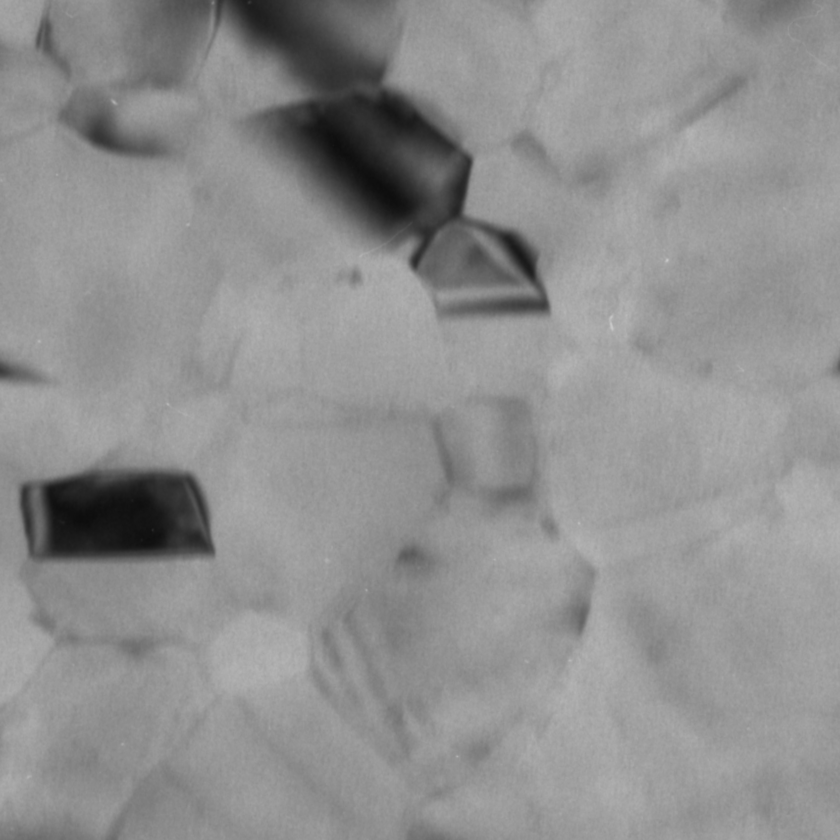
#> input picture tools/slidingwindow/img/01.png, 840 x 840 px, shrunk from 1664 x 1664 before the run
$ python sliding_crop.py
#> lines starting #> are read from the running program, lines starting #| are printed output that depends on the picture
### tools/slidingwindow/src/generate_coords.py
'''Generate Coords
You need to specify either the img_dims or win_dims, to return the coords to crop or recombine from
'''
import numpy as np

def generate_coords(grid_slices, sub_slices, img_dims = None, win_dims = None):
    '''Generate Coords
    '''
    if img_dims is not None:
        win_dims = (img_dims[0] // grid_slices, img_dims[1] // grid_slices)
    elif win_dims is not None:
        img_dims = (win_dims[0] * grid_slices, win_dims[1] * grid_slices)
    else:
        raise ValueError("Either img_dims or win_dims must be specified")

    sub_coords = []
    for y_offset in np.linspace(0, win_dims[0], sub_slices, endpoint=False, dtype=int):
        for x_offset in np.linspace(0, win_dims[1], sub_slices, endpoint=False, dtype=int):
            sub_coords.append((x_offset, y_offset))

    coords = []
    for y in np.linspace(0, img_dims[1], grid_slices, endpoint=False, dtype=int):
        for x in np.linspace(0, img_dims[0], grid_slices, endpoint=False, dtype=int):
            for sub in sub_coords:
                point = (x + sub[0], y + sub[1])
                if point[0] + win_dims[0] > img_dims[0] or point[1] + win_dims[1] > img_dims[1]:
                    continue
                coords.append(point)

    return coords

### tools/slidingwindow/src/crop.py
"""Crop
Returns image cropped with dims dimensions at coords from the upper left
"""

def crop(img, coord, dims):
    """Crop
    """
    if coord[0] + dims[0] > img.shape[0] or \
        coord[1] + dims[1] > img.shape[1]:
        print("Error: Crop dims went out of bounds, skipping image")
        return None

    crop_img = img[coord[0]:coord[0]+dims[0], coord[1]:coord[1]+dims[1]]
    return crop_img

### tools/slidingwindow/sliding_crop.py
'''Sliding Window Crop
Command Line Usage

    % python3 autocrop.py <input img> <slices> <sub slices> <starting index> <output file dir>

Or you can come in here and edit the values and run it without arguments

See readme for a better explanation about these things
'''

import sys
from skimage import io
from src.crop import crop
from src.generate_coords import generate_coords
from time import time

IMG_PATH = 'img/01.png'
SLICES = 2
SUB_SLICES = 2
START_IND = 0

def sliding_crop(img_path, slices, sub_slices, fname_ind = 0, out_dir = ''):
    """Sliding Crop
        Crops at the coordinates generated by `src.generate_coord`
        The dimensions of these crops are determined by the (image width / slices)
    """
#> called with img_path = 'img/01.png', slices = 2, sub_slices = 2, fname_ind = 0, out_dir = 'img/croppings/'
    slices = int(slices)
    sub_slices = int(sub_slices)
    fname_ind = int(fname_ind)

    print(f"Reading image from {img_path}")
    img = io.imread(img_path)
#> img is the input picture: shape (840, 840, 4); mean R, G, B, A 143.3, 143.3, 143.3, 255
    img_dims = img.shape[:2]
#> img_dims = (840, 840)
    win_dims = (img_dims[0] // slices, img_dims[1] // slices)
#> win_dims = (420, 420)

    coords = generate_coords(slices, sub_slices, img_dims = img_dims)

    for ind, coord in enumerate(coords):
        cropped_img = crop(img, coord, win_dims)
        if cropped_img is not None:
            fname = f"{out_dir}{fname_ind + ind}.png"
            print(f"Saving crop to {fname}")
            io.imsave(fname, cropped_img)
#> this loop made 9 passes
#> pass 1, in crop, `crop_img = img[coord[0]:coord[0]+dims[0], coord[1]:coord[1]+dims[1]]`:
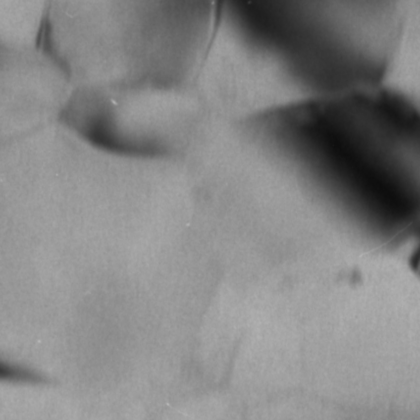
#> crop_img: shape (420, 420, 4); mean R, G, B, A 132.3, 132.3, 132.3, 255
#> pass 2, in crop (call 2), `crop_img = img[coord[0]:coord[0]+dims[0], coord[1]:coord[1]+dims[1]]`:
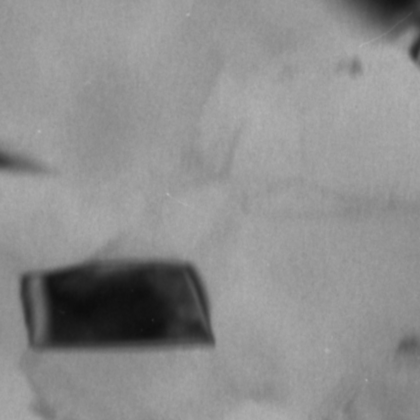
#> crop_img: shape (420, 420, 4); mean R, G, B, A 141.2, 141.2, 141.2, 255

if __name__ == "__main__":
    if len(sys.argv) >= 3:
        sliding_crop(*sys.argv[1:])
    else:
        sliding_crop(IMG_PATH, SLICES, SUB_SLICES, START_IND, 'img/croppings/')
